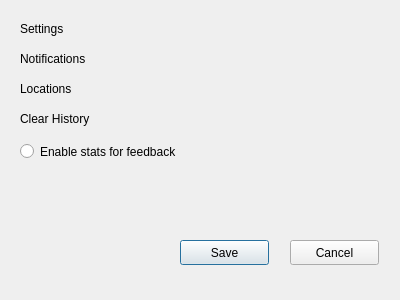
<?xml version="1.0" encoding="UTF-8"?>
<ui version="4.0">
 <class>SettingsDialog</class>
 <widget class="QDialog" name="SettingsDialog">
  <property name="geometry">
   <rect>
    <x>0</x>
    <y>0</y>
    <width>400</width>
    <height>300</height>
   </rect>
  </property>
  <property name="windowTitle">
   <string>Dialog</string>
  </property>
  <widget class="QLabel" name="label">
   <property name="geometry">
    <rect>
     <x>20</x>
     <y>20</y>
     <width>67</width>
     <height>17</height>
    </rect>
   </property>
   <property name="text">
    <string>Settings</string>
   </property>
  </widget>
  <widget class="QLabel" name="label_2">
   <property name="geometry">
    <rect>
     <x>20</x>
     <y>50</y>
     <width>91</width>
     <height>17</height>
    </rect>
   </property>
   <property name="text">
    <string>Notifications</string>
   </property>
  </widget>
  <widget class="QLabel" name="label_3">
   <property name="geometry">
    <rect>
     <x>20</x>
     <y>80</y>
     <width>81</width>
     <height>17</height>
    </rect>
   </property>
   <property name="text">
    <string>Locations</string>
   </property>
  </widget>
  <widget class="QLabel" name="label_4">
   <property name="geometry">
    <rect>
     <x>20</x>
     <y>110</y>
     <width>101</width>
     <height>17</height>
    </rect>
   </property>
   <property name="text">
    <string>Clear History</string>
   </property>
  </widget>
  <widget class="QRadioButton" name="radioButton">
   <property name="geometry">
    <rect>
     <x>20</x>
     <y>140</y>
     <width>201</width>
     <height>23</height>
    </rect>
   </property>
   <property name="text">
    <string>Enable stats for feedback</string>
   </property>
  </widget>
  <widget class="QPushButton" name="pushButton">
   <property name="geometry">
    <rect>
     <x>180</x>
     <y>240</y>
     <width>89</width>
     <height>25</height>
    </rect>
   </property>
   <property name="text">
    <string>Save</string>
   </property>
  </widget>
  <widget class="QPushButton" name="pushButton_2">
   <property name="geometry">
    <rect>
     <x>290</x>
     <y>240</y>
     <width>89</width>
     <height>25</height>
    </rect>
   </property>
   <property name="text">
    <string>Cancel</string>
   </property>
  </widget>
 </widget>
 <resources/>
 <connections/>
</ui>
